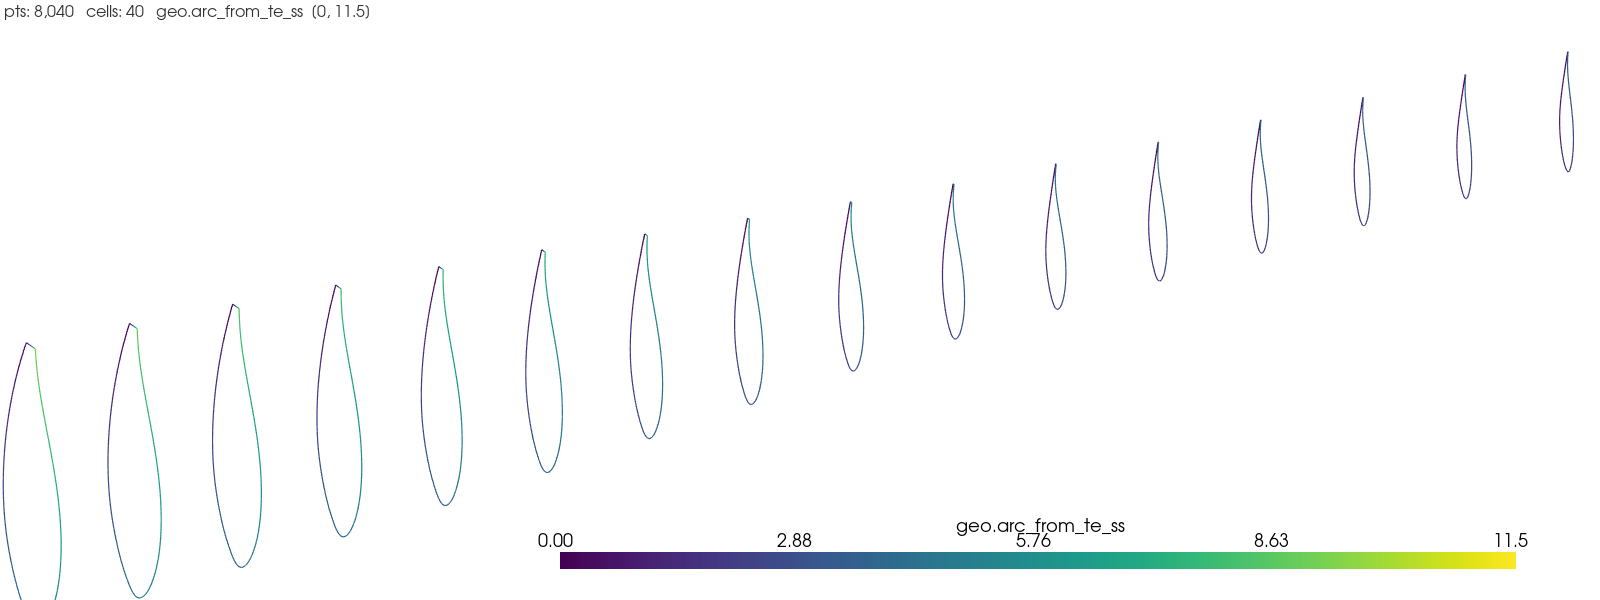

Write Python code to recreate this figure.
"""ex04 — TE distance fields: geo.arc_from_te_ss on the section wires.

Every W-vtk point carries arc distances from the trailing edge (per side)
— the fields laminate masks and web filters are built on.
"""

from pathlib import Path

from b3_blade.templates.blade_mini import BladeMini
from b3_geo import build_w_vtk
from b3_plot.three_d.wire import plot_wire

blade = BladeMini()
w = build_w_vtk(blade.planform(), blade.airfoil_stack(), n_sections=40)

out = Path("examples/ex04_te_fields.png")
out.parent.mkdir(exist_ok=True)
plot_wire(w, out=out, scalar="geo.arc_from_te_ss")
print(f"  plot → file://{out.resolve()}")
